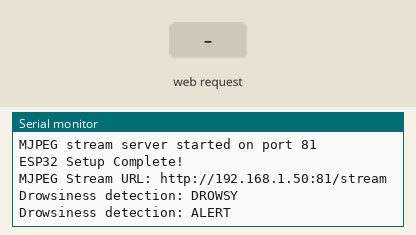
Bench run of a sketch on a simulated ESP32. On the bench: the last lines printed to the serial monitor. The inputs (shaded band) are chosen by the test bench. WiFi joins after 1.5 s; servers stay silent unless stated; random numbers use the default seed unless the sketch sets one; the camera gives no picture.

Above: at 3.0 s.
3.1 s: HTTP request GET /stream received
At 3.7 s:
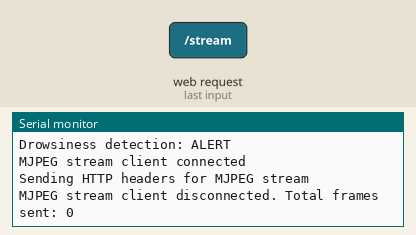
4.6 s: HTTP request GET /test received
At 4.8 s:
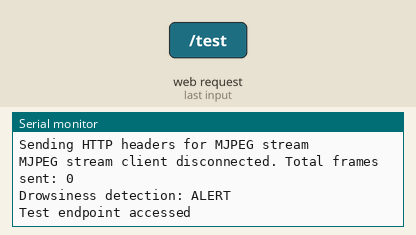

The sketch:

esp32_smart_helmet.ino
```cpp
#include <WiFi.h>
#include <WiFiClient.h>
#include <WebServer.h>
#include <esp_camera.h>

// WiFi credentials - CHANGE THESE TO YOUR NETWORK
const char* ssid = "YourWiFiName";  // Replace with your actual WiFi name
const char* password = "YourWiFiPassword";  // Replace with your actual WiFi password

// MJPEG stream server
WebServer server(81);
const int streamPort = 81;  // MJPEG stream port

// Drowsiness detection variables
bool isDrowsy = false;
unsigned long lastDrowsinessUpdate = 0;
const unsigned long drowsinessUpdateInterval = 1000; // Update every 1 second

// Camera configuration
#define PWDN_GPIO_NUM     32
#define RESET_GPIO_NUM    -1
#define XCLK_GPIO_NUM      0
#define SIOD_GPIO_NUM     26
#define SIO_GPIO_NUM      27
#define Y9_GPIO_NUM       35
#define Y8_GPIO_NUM       34
#define Y7_GPIO_NUM       39
#define Y6_GPIO_NUM       36
#define Y5_GPIO_NUM       21
#define Y4_GPIO_NUM       19
#define Y3_GPIO_NUM       18
#define Y2_GPIO_NUM        5
#define VSYNC_GPIO_NUM    25
#define HREF_GPIO_NUM     23
#define PCLK_GPIO_NUM     22

void setup() {
  Serial.begin(115200);
  Serial.println("Smart Helmet ESP32 Starting...");

  // Initialize camera
  if (!initCamera()) {
    Serial.println("Camera initialization failed!");
    return;
  }

  // Connect to WiFi
  connectToWiFi();

  // Setup MJPEG stream server
  setupStreamServer();

  Serial.println("ESP32 Setup Complete!");
  Serial.print("MJPEG Stream URL: http://");
  Serial.print(WiFi.localIP());
  Serial.println(":81/stream");
}

void loop() {
  // Check WiFi connection
  if (WiFi.status() != WL_CONNECTED) {
    Serial.println("WiFi disconnected, reconnecting...");
    connectToWiFi();
    return;
  }

  // Handle web server requests
  server.handleClient();

  // Update drowsiness detection periodically
  updateDrowsinessDetection();

  delay(10); // Small delay for stability
}

bool initCamera() {
  camera_config_t config;
  config.ledc_channel = LEDC_CHANNEL_0;
  config.ledc_timer = LEDC_TIMER_0;
  config.pin_d0 = Y2_GPIO_NUM;
  config.pin_d1 = Y3_GPIO_NUM;
  config.pin_d2 = Y4_GPIO_NUM;
  config.pin_d3 = Y5_GPIO_NUM;
  config.pin_d4 = Y6_GPIO_NUM;
  config.pin_d5 = Y7_GPIO_NUM;
  config.pin_d6 = Y8_GPIO_NUM;
  config.pin_d7 = Y9_GPIO_NUM;
  config.pin_xclk = XCLK_GPIO_NUM;
  config.pin_pclk = PCLK_GPIO_NUM;
  config.pin_vsync = VSYNC_GPIO_NUM;
  config.pin_href = HREF_GPIO_NUM;
  config.pin_sscb_sda = SIOD_GPIO_NUM;
  config.pin_sscb_scl = SIO_GPIO_NUM;
  config.pin_pwdn = PWDN_GPIO_NUM;
  config.pin_reset = RESET_GPIO_NUM;
  config.xclk_freq_hz = 20000000;
  config.pixel_format = PIXFORMAT_JPEG;

  // Frame size and quality
  config.frame_size = FRAMESIZE_QVGA; // 320x240
  config.jpeg_quality = 12;
  config.fb_count = 1;

  // Initialize camera
  esp_err_t err = esp_camera_init(&config);
  if (err != ESP_OK) {
    Serial.printf("Camera init failed with error 0x%x\n", err);
    return false;
  }

  Serial.println("Camera initialized successfully");
  return true;
}

void connectToWiFi() {
  Serial.print("Connecting to WiFi: ");
  Serial.println(ssid);

  WiFi.begin(ssid, password);

  int attempts = 0;
  while (WiFi.status() != WL_CONNECTED && attempts < 20) {
    delay(500);
    Serial.print(".");
    attempts++;
  }

  if (WiFi.status() == WL_CONNECTED) {
    Serial.println();
    Serial.println("WiFi connected!");
    Serial.print("IP address: ");
    Serial.println(WiFi.localIP());
  } else {
    Serial.println();
    Serial.println("WiFi connection failed!");
  }
}

void setupStreamServer() {
  // MJPEG stream endpoint
  server.on("/stream", HTTP_GET, handleStream);

  // Status endpoint for drowsiness data
  server.on("/status", HTTP_GET, handleStatus);

  // Test endpoint for connectivity check
  server.on("/test", HTTP_GET, handleTest);

  // Start server
  server.begin();
  Serial.println("MJPEG stream server started on port 81");
}

void handleStream() {
  Serial.println("MJPEG stream client connected");
  WiFiClient client = server.client();

  // Set longer timeout for streaming
  client.setNoDelay(true);

  String response = "HTTP/1.1 200 OK\r\n";
  response += "Content-Type: multipart/x-mixed-replace; boundary=frame\r\n";
  response += "Cache-Control: no-cache\r\n";
  response += "Connection: keep-alive\r\n\r\n";

  Serial.println("Sending HTTP headers for MJPEG stream");
  client.print(response);

  int frameCount = 0;
  while (client.connected() && client.available() == -1) {
    camera_fb_t *fb = esp_camera_fb_get();
    if (!fb) {
      Serial.println("Camera capture failed, frame: " + String(frameCount));
      esp_camera_fb_return(fb);
      delay(500);
      continue;
    }

    frameCount++;
    if (frameCount % 100 == 0) {
      Serial.println("Sent frame: " + String(frameCount));
    }

    String frameStart = "--frame\r\n";
    String contentType = "Content-Type: image/jpeg\r\n";
    String contentLength = "Content-Length: " + String(fb->len) + "\r\n\r\n";

    client.print(frameStart);
    client.print(contentType);
    client.print(contentLength);

    size_t bytesWritten = client.write(fb->buf, fb->len);
    if (bytesWritten != fb->len) {
      Serial.println("Failed to write full frame, wrote: " + String(bytesWritten) + "/" + String(fb->len));
    }

    client.print("\r\n");
    client.flush();

    esp_camera_fb_return(fb);
    delay(200); // 5 FPS - slower for stability
  }

  Serial.println("MJPEG stream client disconnected. Total frames sent: " + String(frameCount));
}

void handleStatus() {
  String json = "{";
  json += "\"is_drowsy\":" + String(isDrowsy ? "true" : "false") + ",";
  json += "\"timestamp\":" + String(millis()) + ",";
  json += "\"ip\":\"" + WiFi.localIP().toString() + "\"";
  json += "}";

  server.send(200, "application/json", json);
}

void handleTest() {
  Serial.println("Test endpoint accessed");
  String response = "ESP32 Smart Helmet Online!\n";
  response += "Uptime: " + String(millis()) + "ms\n";
  response += "WiFi IP: " + WiFi.localIP().toString() + "\n";
  response += "Free heap: " + String(esp_get_free_heap_size()) + " bytes\n";

  server.send(200, "text/plain", response);
}

void updateDrowsinessDetection() {
  unsigned long currentTime = millis();

  // Update drowsiness detection every second
  if (currentTime - lastDrowsinessUpdate >= drowsinessUpdateInterval) {
    lastDrowsinessUpdate = currentTime;

    // Capture frame for drowsiness detection
    camera_fb_t *fb = esp_camera_fb_get();
    if (fb) {
      // Simple drowsiness detection (replace with your actual detection logic)
      isDrowsy = detectDrowsiness(fb->buf, fb->len);

      Serial.print("Drowsiness detection: ");
      Serial.println(isDrowsy ? "DROWSY" : "ALERT");

      // Release frame buffer
      esp_camera_fb_return(fb);
    }
  }
}

bool detectDrowsiness(uint8_t* imageData, size_t imageSize) {
  // TODO: Implement your actual drowsiness detection algorithm here
  // For now, this is a simple random simulation

  // You can replace this with your actual detection logic
  // For example:
  // - Use OpenCV for image processing
  // - Implement eye detection algorithms
  // - Use machine learning models
  // - Analyze image brightness/contrast

  // Simple simulation - 20% chance of detecting drowsiness
  return (random(0, 100) < 20);
}

// Error handling functions
void handleCameraError() {
  Serial.println("Camera error detected, restarting...");
  esp_camera_deinit();
  delay(1000);
  initCamera();
}

void handleConnectionError() {
  Serial.println("Connection error, resetting connection...");
  // Reset WiFi connection
  WiFi.disconnect();
  delay(1000);
  connectToWiFi();
}

// Watchdog timer to prevent crashes
void setupWatchdog() {
  esp_task_wdt_init(30, true); // 30 second timeout
  esp_task_wdt_add(NULL);
}

void feedWatchdog() {
  esp_task_wdt_reset();
}
```

Measured:
- after the input at 3.1 s, the serial monitor: prints a new line at once (image 1)
- after the input at 4.6 s, the serial monitor: prints a new line at once (image 2)
